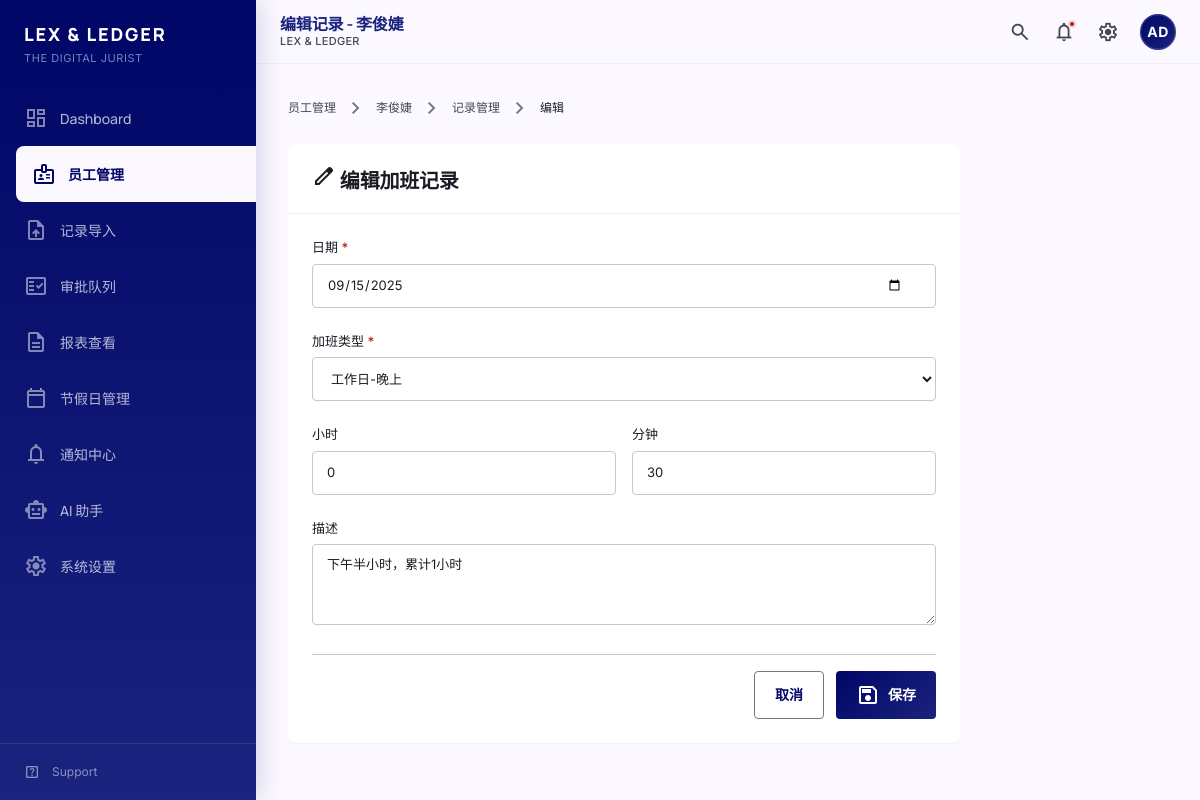
The page /employees/E001/records/overtime/2/edit/ on the database its author committed.
### tables this page shows
CREATE TABLE employees (
            id INTEGER PRIMARY KEY AUTOINCREMENT,
            employee_id TEXT NOT NULL UNIQUE,
            name TEXT NOT NULL,
            department TEXT,
            is_active INTEGER DEFAULT 1,
            created_at TIMESTAMP DEFAULT CURRENT_TIMESTAMP,
            updated_at TIMESTAMP DEFAULT CURRENT_TIMESTAMP
        );

CREATE TABLE overtime_records (
            id INTEGER PRIMARY KEY AUTOINCREMENT,
            employee_id TEXT NOT NULL,
            work_date DATE NOT NULL,
            overtime_type TEXT CHECK(overtime_type IN ('weekday_morning', 'weekday_lunch', 'weekday_evening', 'weekend', 'holiday')),
            duration_hours INTEGER NOT NULL CHECK(duration_hours >= 0),
            duration_minutes INTEGER NOT NULL
                CHECK(duration_minutes >= 0 AND duration_minutes < 60),
            total_minutes INTEGER NOT NULL CHECK(total_minutes > 0),
            description TEXT,
            raw_text TEXT,
            source_import_id INTEGER,
            employment_status TEXT DEFAULT 'active'
                CHECK(employment_status IN ('active', 'inactive')),
            created_at TIMESTAMP DEFAULT CURRENT_TIMESTAMP,
            updated_at TIMESTAMP DEFAULT CURRENT_TIMESTAMP,
            FOREIGN KEY (employee_id) REFERENCES employees(employee_id)
        );

### src/web/routes/employees.py (the view, shortened to what this page needs)
@bp.route('/<employee_id>/records/<record_type>/<int:record_id>/edit/', methods=['GET', 'POST'])
def edit_record(employee_id, record_type, record_id):
    if record_type not in ('overtime', 'leave', 'comp_off'):
        abort(404)
    conn = get_db()
    cursor = conn.cursor()
    cursor.execute("SELECT * FROM employees WHERE employee_id = ?", (employee_id,))
    employee = cursor.fetchone()
    if not employee:
        conn.close()
        flash('员工不存在', 'error')
        return redirect(url_for('employees.list_employees'))
    if record_type == 'overtime':
        cursor.execute("SELECT * FROM overtime_records WHERE id = ? AND employee_id = ?", (record_id, employee_id))
    elif record_type == 'leave':
        cursor.execute("SELECT * FROM leave_records WHERE id = ? AND employee_id = ?", (record_id, employee_id))
    else:
        cursor.execute("SELECT * FROM comp_off_usage_records WHERE id = ? AND employee_id = ?", (record_id, employee_id))
    record = cursor.fetchone()
    if not record:
        conn.close()
        flash('记录不存在', 'error')
        return redirect(url_for('employees.employee_records', employee_id=employee_id, tab=record_type))
    conn.close()
    return render_template(
        'employee_record_form.html',
        employee=dict(employee),
        record=dict(record),
        record_type=record_type,
        mode='edit'
    )

### src/web/utils.py (called while the page is built)
def get_db():
    db_path = current_app.config['DATABASE']
    conn = sqlite3.connect(db_path)
    conn.row_factory = sqlite3.Row
    return conn

### src/web/templates/employee_record_form.html (shortened to what this page needs)
{% extends "base.html" %}
{% block page_title %}{{ '编辑' if mode == 'edit' else '新增' }}记录 - {{ employee.name }}{% endblock %}
{% block content %}
<div class="page-container">
    <nav class="breadcrumb mb-6">
        <a href="{{ url_for('employees.list_employees') }}">员工管理</a>
        <span class="breadcrumb-separator material-symbols-outlined">chevron_right</span>
        <a href="{{ url_for('employees.employee_detail', employee_id=employee.employee_id) }}">{{ employee.name }}</a>
        <span class="breadcrumb-separator material-symbols-outlined">chevron_right</span>
        <a href="{{ url_for('employees.employee_records', employee_id=employee.employee_id, tab=record_type) }}">记录管理</a>
        <span class="breadcrumb-separator material-symbols-outlined">chevron_right</span>
        <span class="breadcrumb-current">{{ '编辑' if mode == 'edit' else '新增' }}</span>
    </nav>
    <div class="max-w-2xl">
        <div class="content-card">
            <div class="content-card-header">
                <h5 class="content-card-title">
                    <span class="material-symbols-outlined inline-icon">{{ 'edit' if mode == 'edit' else 'add' }}</span>
                    {{ '编辑' if mode == 'edit' else '新增' }}{% if record_type == 'overtime' %}加班{% elif record_type == 'leave' %}请假{% else %}调休{% endif %}记录
                </h5>
            </div>
            <div class="content-card-body">
                <form method="POST" class="space-y-6">
                    <div>
                        <label class="form-label">日期 <span class="text-error">*</span></label>
                        <input type="date" name="record_date" class="form-input" required
                               value="{% if record %}{{ record.work_date or record.leave_date or record.usage_date }}{% endif %}">
                    </div>
                    {% if record_type == 'overtime' %}
                    <div>
                        <label class="form-label">加班类型 <span class="text-error">*</span></label>
                        <select name="subtype" class="form-input" required>
                            <option value="weekday_evening" {% if record and record.overtime_type == 'weekday_evening' %}selected{% endif %}>工作日-晚上</option>
                        </select>
                    </div>
                    {% endif %}
                    <div class="grid grid-cols-2 gap-4">
                        <div>
                            <label class="form-label">小时</label>
                            <input type="number" name="duration_hours" class="form-input" min="0" max="24" required
                                   value="{{ record.duration_hours if record else 0 }}">
                        </div>
                        <div>
                            <label class="form-label">分钟</label>
                            <input type="number" name="duration_minutes" class="form-input" min="0" max="59" required
                                   value="{{ record.duration_minutes if record else 0 }}">
                        </div>
                    </div>
                    <div>
                        <label class="form-label">描述</label>
                        <textarea name="description" class="form-input" rows="3"
                                  placeholder="可选，填写记录备注">{{ record.description or '' }}</textarea>
                    </div>
                    <div class="flex justify-end gap-3 pt-4 border-t border-outline-variant">
                        <a href="{{ url_for('employees.employee_records', employee_id=employee.employee_id, tab=record_type) }}" class="btn btn-secondary">
                            取消
                        </a>
                        <button type="submit" class="btn btn-primary">
                            <span class="material-symbols-outlined">save</span>
                            保存
                        </button>
                    </div>
                </form>
            </div>
        </div>
    </div>
</div>
{% endblock %}

### src/web/static/css/tokens.css (style rules this page uses)
:root { --color-primary: #000666; --color-primary-container: #1a237e; --color-on-primary: #ffffff; --color-on-primary-container: #8690ee; --color-primary-fixed: #e0e0ff; --color-primary-fixed-dim: #bdc2ff; --color-inverse-primary: #bdc2ff; --color-on-primary-fixed: #000767; --color-on-primary-fixed-variant: #343d96; --color-secondary: #1b6d24; --color-secondary-container: #a0f399; --color-on-secondary: #ffffff; --color-on-secondary-container: #217128; --color-secondary-fixed: #a3f69c; --color-secondary-fixed-dim: #88d982; --color-on-secondary-fixed: #002204; --color-on-secondary-fixed-variant: #005312; --color-tertiary: #321100; --color-tertiary-container: #532100; --color-on-tertiary: #ffffff; --color-on-tertiary-container: #f57009; --color-tertiary-fixed: #ffdbca; --color-tertiary-fixed-dim: #ffb68f; --color-on-tertiary-fixed: #331200; --color-on-tertiary-fixed-variant: #773200; --color-error: #ba1a1a; --color-error-container: #ffdad6; --color-on-error: #ffffff; --color-on-error-container: #93000a; --color-background: #fbf8ff; --color-on-background: #1a1b23; --color-surface: #fbf8ff; --color-on-surface: #1a1b23; --color-surface-variant: #e2e1ed; --color-on-surface-variant: #454652; --color-inverse-surface: #2f3038; --color-inverse-on-surface: #f1f0fb; --color-surface-tint: #4c56af; --color-surface-dim: #dad9e4; --color-surface-bright: #fbf8ff; --color-surface-container-lowest: #ffffff; --color-surface-container-low: #f3f2fe; --color-surface-container: #eeedf8; --color-surface-container-high: #e8e7f2; --color-surface-container-highest: #e2e1ed; --color-outline: #767683; --color-outline-variant: #c6c5d4; --font-headline: 'Manrope', -apple-system, BlinkMacSystemFont, sans-serif; --font-body: 'Inter', -apple-system, BlinkMacSystemFont, sans-serif; --font-label: 'Inter', -apple-system, BlinkMacSystemFont, sans-serif; --font-mono: 'SF Mono', 'Monaco', 'Inconsolata', monospace; --text-display-lg: 3.5rem; --text-display-md: 2.5rem; --text-display-sm: 2rem; --text-headline-lg: 2rem; --text-headline-md: 1.5rem; --text-headline-sm: 1.25rem; --text-title-lg: 1.125rem; --text-title-md: 1rem; --text-title-sm: 0.875rem; --text-body-lg: 1rem; --text-body-md: 0.875rem; --text-body-sm: 0.8125rem; --text-label-lg: 0.875rem; --text-label-md: 0.75rem; --text-label-sm: 0.6875rem; --font-regular: 400; --font-medium: 500; --font-semibold: 600; --font-bold: 700; --font-extrabold: 800; --leading-tight: 1.2; --leading-snug: 1.375; --leading-normal: 1.5; --leading-relaxed: 1.625; --tracking-tighter: -0.02em; --tracking-tight: -0.01em; --tracking-normal: 0; --tracking-wide: 0.025em; --tracking-wider: 0.05em; --tracking-widest: 0.1em; --space-0: 0; --space-1: 0.25rem; --space-2: 0.5rem; --space-3: 0.75rem; --space-4: 1rem; --space-5: 1.25rem; --space-6: 1.5rem; --space-8: 2rem; --space-10: 2.5rem; --space-12: 3rem; --space-16: 4rem; --space-20: 5rem; --space-24: 6rem; --section-gap-sm: var(--space-6); --section-gap-md: var(--space-8); --section-gap-lg: var(--space-12); --radius-none: 0; --radius-xs: 0.125rem; --radius-sm: 0.25rem; --radius-md: 0.5rem; --radius-lg: 0.75rem; --radius-xl: 1rem; --radius-full: 9999px; --shadow-ambient: 0 0 48px rgba(26, 27, 35, 0.06); --shadow-ambient-lg: 0 0 64px rgba(26, 27, 35, 0.08); --shadow-sm: 0 1px 2px rgba(26, 27, 35, 0.05); --shadow-md: 0 4px 6px rgba(26, 27, 35, 0.07), 0 2px 4px rgba(26, 27, 35, 0.05); --shadow-lg: 0 10px 15px rgba(26, 27, 35, 0.08), 0 4px 6px rgba(26, 27, 35, 0.05); --shadow-xl: 0 20px 25px rgba(26, 27, 35, 0.1), 0 10px 10px rgba(26, 27, 35, 0.04); --shadow-sidebar: 4px 0 24px rgba(0, 6, 102, 0.15); --duration-fast: 150ms; --duration-normal: 200ms; --duration-slow: 300ms; --duration-slower: 400ms; --ease-default: cubic-bezier(0.4, 0, 0.2, 1); --ease-in: cubic-bezier(0.4, 0, 1, 1); --ease-out: cubic-bezier(0, 0, 0.2, 1); --ease-out-expo: cubic-bezier(0.16, 1, 0.3, 1); --ease-spring: cubic-bezier(0.34, 1.56, 0.64, 1); --sidebar-width: 16rem; --sidebar-width-collapsed: 4rem; --content-max-width: 80rem; --header-height: 4rem; --z-base: 0; --z-dropdown: 100; --z-sticky: 200; --z-fixed: 300; --z-modal-backdrop: 400; --z-modal: 500; --z-popover: 600; --z-tooltip: 700; --z-toast: 800; }

### src/web/static/css/interactions.css (style rules this page uses)
.page-transition { animation: pageEnter 0.4s var(--ease-out-expo); }
.content-card { transition: box-shadow 0.2s var(--ease-out-expo); }

### rows shown on the page
employees: name "李俊婕"
overtime_records: record_date "09/15/2025", subtype "工作日-晚上", duration_hours "0", duration_minutes "30", description "下午半小时，累计1小时"

### other values the page prints
{{ '编辑' if mode == 'edit' else '新增' }} "编辑"
